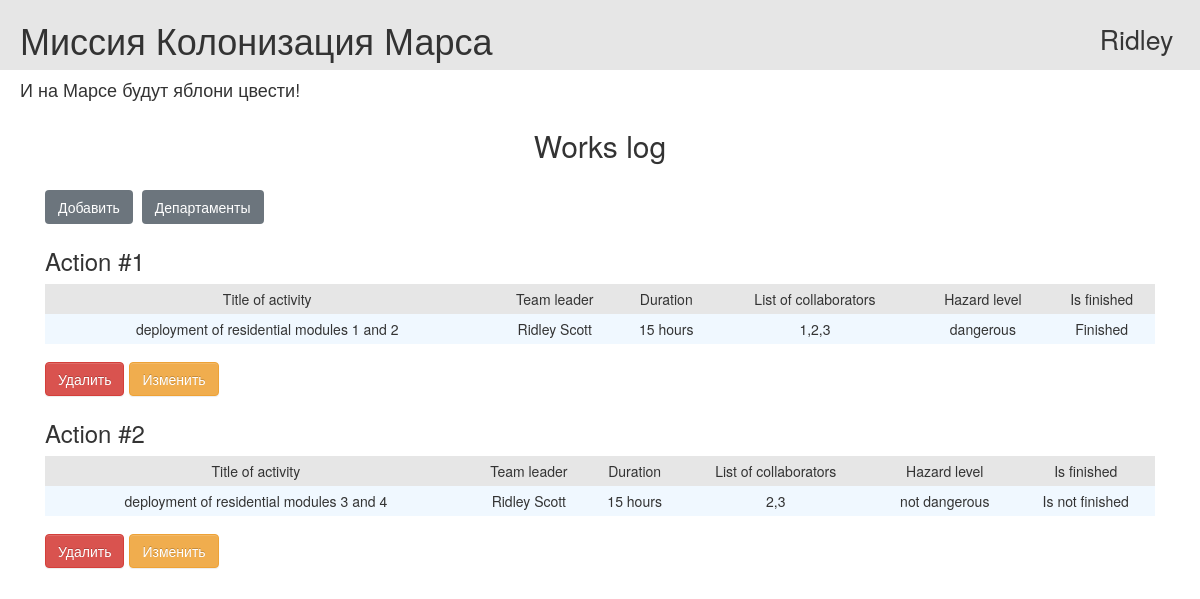
The page / (signed in) on the database its author committed.
### data/users.py (models this page shows, shortened)
class User(SqlAlchemyBase, UserMixin, SerializerMixin):
    __tablename__ = 'users'
    id = sqlalchemy.Column(sqlalchemy.Integer,
                           primary_key=True, autoincrement=True)
    surname = sqlalchemy.Column(sqlalchemy.String, nullable=True)
    name = sqlalchemy.Column(sqlalchemy.String, nullable=True)
    age = sqlalchemy.Column(sqlalchemy.Integer, nullable=True)
    position = sqlalchemy.Column(sqlalchemy.String, nullable=True)
    speciality = sqlalchemy.Column(sqlalchemy.String, nullable=True)
    address = sqlalchemy.Column(sqlalchemy.String, nullable=True)
    email = sqlalchemy.Column(sqlalchemy.String,
                              index=True, unique=True, nullable=True)
    hashed_password = sqlalchemy.Column(sqlalchemy.String, nullable=True)
    city_from = sqlalchemy.Column(sqlalchemy.String, nullable=True)
    modified_date = sqlalchemy.Column(sqlalchemy.DateTime,
                                      default=datetime.datetime.now)

### data/jobs.py (models this page shows)
class Job(SqlAlchemyBase, SerializerMixin):
    __tablename__ = 'jobs'
    id = sqlalchemy.Column(sqlalchemy.Integer,
                           primary_key=True, autoincrement=True)
    team_leader_id = sqlalchemy.Column(sqlalchemy.Integer,
                                       sqlalchemy.ForeignKey("users.id"))
    team_leader = orm.relationship('User')
    hazard_level_id = sqlalchemy.Column(sqlalchemy.Integer,
                                        sqlalchemy.ForeignKey("hazard_levels.id"))
    hazard_level = orm.relationship('HazardLevels')
    job = sqlalchemy.Column(sqlalchemy.String, nullable=True)
    work_size = sqlalchemy.Column(sqlalchemy.Integer, nullable=True)
    collaborators = sqlalchemy.Column(sqlalchemy.String, nullable=True)
    start_date = sqlalchemy.Column(sqlalchemy.DateTime, default=datetime.datetime.now())
    end_date = sqlalchemy.Column(sqlalchemy.DateTime)
    is_finished = sqlalchemy.Column(sqlalchemy.Boolean, default=False)

### data/hazard_levels.py (models this page shows)
class HazardLevels(SqlAlchemyBase, SerializerMixin):
    __tablename__ = 'hazard_levels'
    id = sqlalchemy.Column(sqlalchemy.Integer, primary_key=True, autoincrement=True)
    name = sqlalchemy.Column(sqlalchemy.String)

### main.py (the view)
@app.route('/')
def works_log():
    jobs = db_sess.query(Job).all()
    return render_template('jobs.html', title='Журнал работ', jobs=jobs)

### data/db_session.py (called while the page is built)
def create_session() -> Session:
    global __factory
    return __factory()

### main.py (called while the page is built)
@login_manager.user_loader
def load_user(user_id: int):
    db_sess = db_session.create_session()
    return db_sess.query(User).get(user_id)

### templates/jobs.html
{% extends 'base.html' %}
{% block content %}
    <h2 align="center">Works log</h2>
    {% if current_user.is_authenticated %}
        <div class="edit_jobs">
            <a href="/job" class="btn btn-secondary">Добавить</a>
        </div>
    {% endif %}
    <div class="edit_jobs">
        <a href="/departments" class="btn btn-secondary">Департаменты</a>
    </div>
    {% for job in jobs %}
        <h3>Action #{{ loop.index }}</h3>
        <table class="tbl">
            <tr class="mn">
                <td>Title of activity</td>
                <td>Team leader</td>
                <td>Duration</td>
                <td>List of collaborators</td>
                <td>Hazard level</td>
                <td>Is finished</td>
            </tr>
            <tr>
                <td>{{ job.job }}</td>
                <td>{{ job.team_leader.name }} {{ job.team_leader.surname }}</td>
                <td>{{ job.work_size }} hours</td>
                <td>{{ job.collaborators }}</td>
                <td>{{ job.hazard_level.name }}</td>
                <td>{% if job.is_finished == 0 %} Is not finished {% else %} Finished {% endif %}</td>
            </tr>
        </table>
        {% if current_user.is_authenticated and current_user == job.team_leader or current_user.id == 1 %}
            <div class="edit_jobs">
                <a href="/job/{{ job.id }}" class="btn btn-warning">Изменить</a>
                <a href="/job_delete/{{ job.id }}" class="btn btn-danger">Удалить</a>
            </div>
        {% endif %}
    {% endfor %}
{% endblock %}

### templates/base.html (shortened to what this page needs)
<!doctype html>
<html lang="en">
<head>
    <link rel="stylesheet"
          href="https://stackpath.bootstrapcdn.com/bootstrap/4.4.1/css/bootstrap.min.css"
>
    <link rel="stylesheet" type="text/css" href="/static/css/style.css">
    <link rel="stylesheet"
        type="text/css"
        href="https://maxcdn.bootstrapcdn.com/bootstrap/3.3.5/css/bootstrap-theme.min.css">
    <link rel="stylesheet"
        type="text/css"
        href="https://maxcdn.bootstrapcdn.com/bootstrap/3.3.5/css/bootstrap.min.css">
</head>
<body>
<div class="first_line">
    <h1 class="first_line_content">Миссия Колонизация Марса</h1>
    {% if current_user.is_authenticated %}
        <a href="/logout" role="button" class="user_name">{{ current_user.name }}</a>
    {% else %}
        <a class="btn btn-outline-primary" href="/login" role="button">Войти</a>
        <a class="btn btn-outline-success" href="/register" role="button">Зарегистрироваться</a>
    {% endif %}
</div>
<h4>И на Марсе будут яблони цвести!</h4>
<main role="main" class="container">
    {% block content %}{% endblock %}
</main>
</body>
</html>

### static/css/style.css (style rules this page uses)
h4 { padding-left: 20px; color: #e6e6e6; }
tr.mn { text-align: center; background-color: #e6e6e6; }
.tbl { width: 100%; text-align: center; background-color: aliceblue; line-height: 30px; }
.first_line { padding-left: 20px; background-color: #e6e6e6 }
.user_name { display: inline-block; float: right; margin-right: 1em; margin-top: 0.75em; font-size: 20pt; color: #363636; }
a { display: inline-block; float: right; margin-right: 5px; margin-top: 1.25em; }
.first_line_content { display: inline-block; }
.edit_jobs { display: inline-block; }

### rows shown on the page
User: name "Ridley"
Job: job "deployment of residential modules 1 and 2", team_leader.name "Ridley", team_leader.surname "Scott", work_size "15", collaborators "1,2,3", hazard_level.name "dangerous", is_finished "Finished"
Job: job "deployment of residential modules 3 and 4", team_leader.name "Ridley", team_leader.surname "Scott", work_size "15", collaborators "2,3", hazard_level.name "not dangerous", is_finished "Is not finished"
